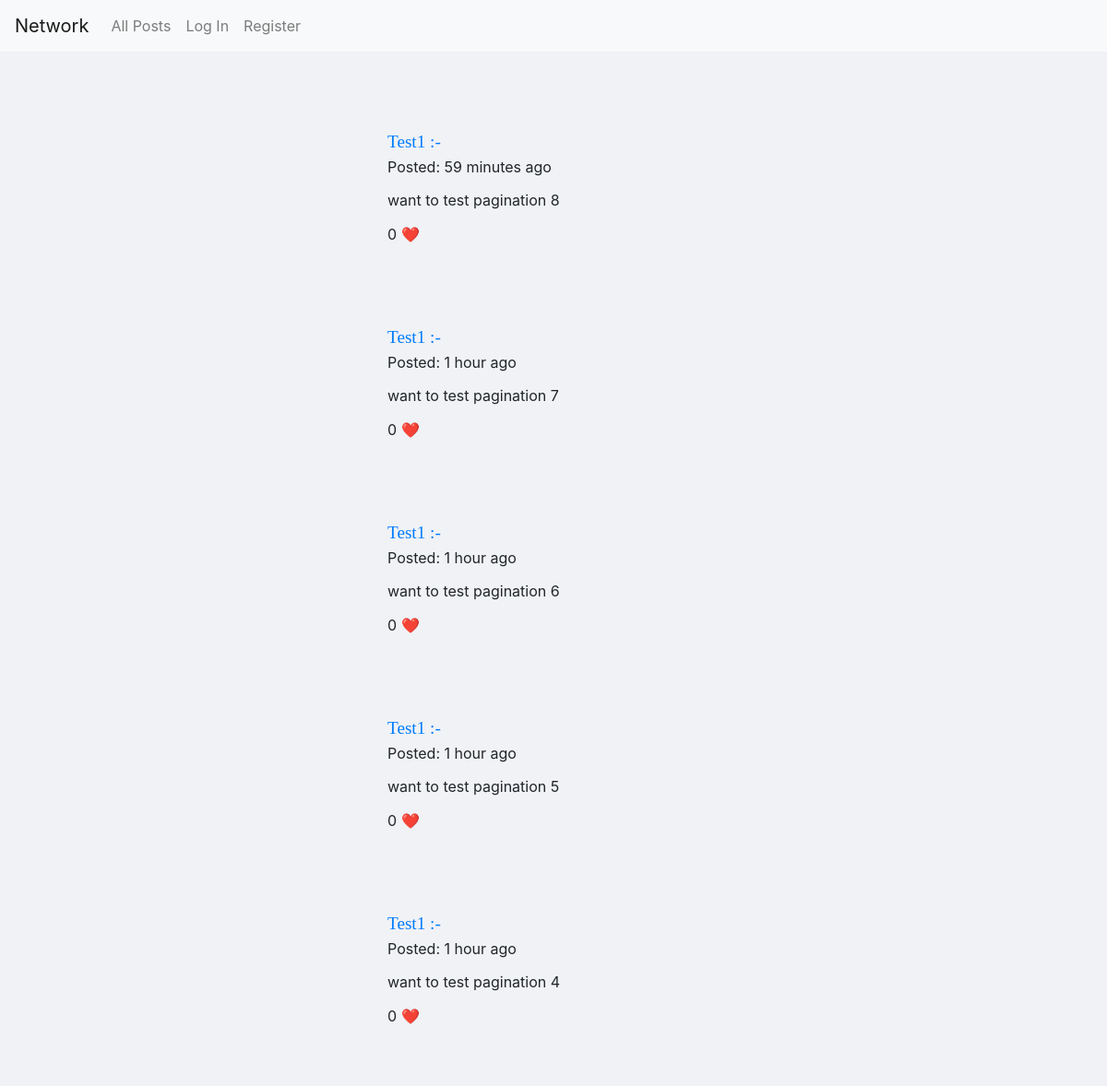
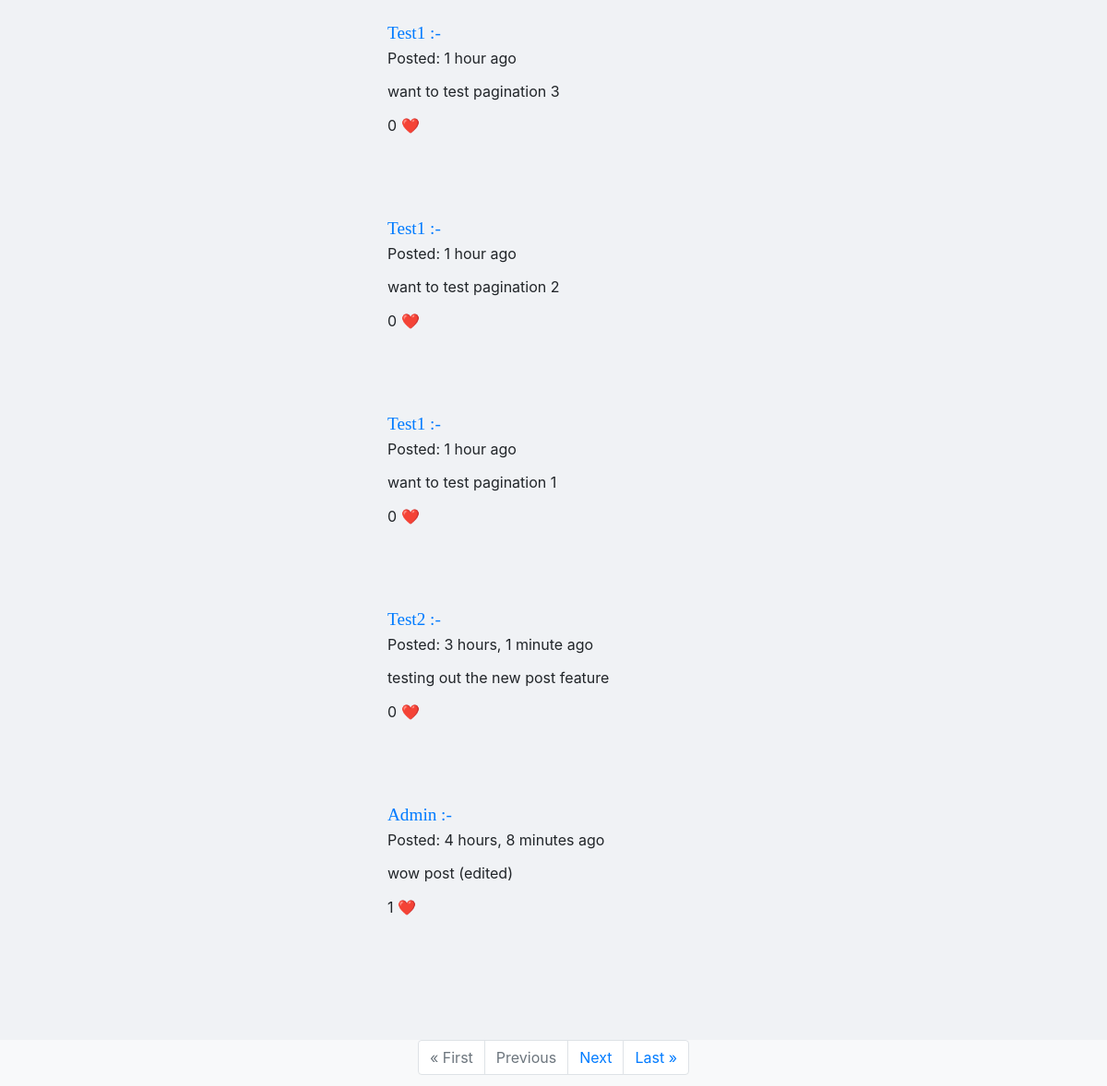
The page / on the database its author committed (2 pictures, top to bottom).
### network/models.py (models this page shows, shortened)
class Post(models.Model):
    user = models.ForeignKey(User, on_delete=models.CASCADE, verbose_name="posted by", related_name="posts")
    text = models.CharField(max_length=500)
    date = models.DateTimeField(auto_now_add=True, null=False, blank=True, verbose_name="posted on")
    liked = models.ManyToManyField('User', default=None, blank=True, related_name='post_likes')
    class Meta:
        verbose_name = "post"
        verbose_name_plural = "posts"
    def likes_int(self):
        return self.liked.all().count()

class User(AbstractUser):
    pass

### network/views.py (the view)
# urls.py: path("", views.index, name="index"),
def index(request):
    all_posts = Post.objects.order_by("-date").all()
    paginator = Paginator(all_posts, 10)
    page_number = request.GET.get('page')
    page_obj = paginator.get_page(page_number)
    return render(request, "network/index.html", {
        "post_form": CreatePostForm(),
        "page_obj": page_obj,
        "add_post_available": True
    })

### network/templates/network/index.html (shortened to what this page needs)
{% extends "network/layout.html" %}
{% load static %}
{% load i18n %}
{% block body %}
    {% for post in page_obj.object_list %}
        {% include "network/posts.html"%}
    {% empty %}
        <div class="no-posts">
            {% trans "No posts yet" %}
        </div>
    {% endfor %}
        {% include "network/paginator.html"%}
{% endblock %}

### network/templates/network/posts.html (shortened to what this page needs)
{% load i18n %}
<div class="post-element">
    <div class="post" id='post_{{ post.id }}'>
        <div class="post-user">
            <a href="{% url 'user-profile' user_id=post.user.id %}" >{{ post.user }} :-</a>
        </div>
        <div class="post-date">
            {% trans "Posted: " %} {{post.date|timesince}} {% trans "ago" %}
        </div>
        <div class="post-content">
            {{ post.text }}
        </div>
        <div class="like-data">
            <span class="like-counter">{{ post.likes_int }}</span>    ❤️
        </div>
    </div>
</div>

### network/static/network/styles.css (style rules this page uses)
html { position: relative; min-height: 100%; }
body { background-color: #F0F2F5; margin: 0 0 180px; }
.post-user { text-transform:capitalize; font-family: 'Times New Roman', Times, serif; font-size: larger; }
.post-element { padding-top: 7%; width: 70%; padding-left: 35%; }
.post-date { padding-bottom: 3%; }
.post-content { padding-bottom: 3%; }
.post { padding-bottom: 2px; }

### rows shown on the page
Post: user "Test1", date "59 minutes", text "want to test pagination 8", likes_int "0"
Post: user "Test1", date "1 hour", text "want to test pagination 7", likes_int "0"
Post: user "Test1", date "1 hour", text "want to test pagination 6", likes_int "0"
Post: user "Test1", date "1 hour", text "want to test pagination 5", likes_int "0"
Post: user "Test1", date "1 hour", text "want to test pagination 4", likes_int "0"
Post: user "Test1", date "1 hour", text "want to test pagination 3", likes_int "0"
Post: user "Test1", date "1 hour", text "want to test pagination 2", likes_int "0"
Post: user "Test1", date "1 hour", text "want to test pagination 1", likes_int "0"
Post: user "Test2", date "3 hours, 1 minute", text "testing out the new post feature", likes_int "0"
Post: user "Admin", date "4 hours, 8 minutes", text "wow post (edited)", likes_int "1"
